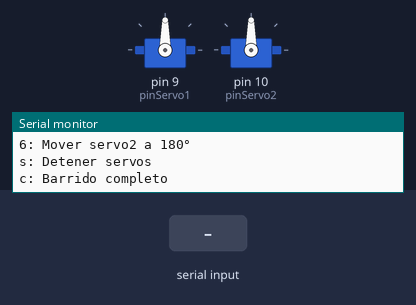
Recording of a sketch running on a simulated Arduino Uno, built with avr-gcc and run on an emulated ATmega328P. On the bench: 2 × servo, the last lines printed to the serial monitor. Inputs (shaded band) come from the test bench.

Above: at 1.3 s.
1.4 s: "c" received over Serial
At 1.8 s:
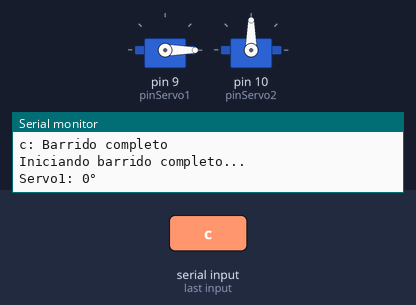
At 2.7 s:
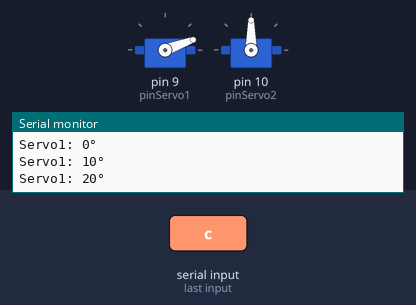
Timing chart, 0 to 21.4 s (numbered marks = the images above; inputs shaded):
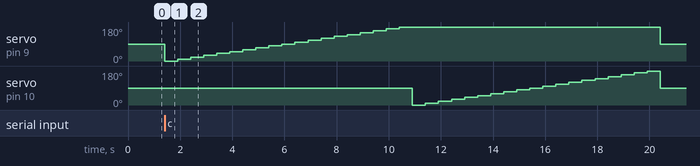

The sketch:

IntentoRancioPython.ino
```cpp
#include <Servo.h>

// Crear objetos para los servos
Servo servo1;
Servo servo2;

// Pines de conexión
const int pinServo1 = 9;
const int pinServo2 = 10;

void setup() {
  Serial.begin(9600);

  // Adjuntar servos a los pines
  servo1.attach(pinServo1);
  servo2.attach(pinServo2);

  Serial.println("Calibracion de Servomotores");
  Serial.println("Comandos:");
  Serial.println("1: Mover servo1 a 0°");
  Serial.println("2: Mover servo1 a 90°");
  Serial.println("3: Mover servo1 a 180°");
  Serial.println("4: Mover servo2 a 0°");
  Serial.println("5: Mover servo2 a 90°");
  Serial.println("6: Mover servo2 a 180°");
  Serial.println("s: Detener servos");
  Serial.println("c: Barrido completo");
}

void loop() {
  if (Serial.available()) {
    char comando = Serial.read();

    switch(comando) {
      case '1':
        servo1.write(0);
        Serial.println("Servo1 en 0°");
        break;

      case '2':
        servo1.write(90);
        Serial.println("Servo1 en 90°");
        break;

      case '3':
        servo1.write(180);
        Serial.println("Servo1 en 180°");
        break;

      case '4':
        servo2.write(0);
        Serial.println("Servo2 en 0°");
        break;

      case '5':
        servo2.write(90);
        Serial.println("Servo2 en 90°");
        break;

      case '6':
        servo2.write(180);
        Serial.println("Servo2 en 180°");
        break;

      case 's':
        // Los servos mantienen su posición actual
        Serial.println("Servos detenidos");
        break;

      case 'c':
        barridoCompleto();
        break;
    }
  }
}

void barridoCompleto() {
  Serial.println("Iniciando barrido completo...");

  // Barrido del servo1
  for (int pos = 0; pos <= 180; pos += 10) {
    servo1.write(pos);
    Serial.print("Servo1: ");
    Serial.print(pos);
    Serial.println("°");
    delay(500);
  }

  // Barrido del servo2
  for (int pos = 0; pos <= 180; pos += 10) {
    servo2.write(pos);
    Serial.print("Servo2: ");
    Serial.print(pos);
    Serial.println("°");
    delay(500);
  }

  // Volver a posición central
  servo1.write(90);
  servo2.write(90);
  Serial.println("Barrido completado - Posicion central");
}
```

Measured:
- after the input at 1.4 s, servo on pin 9 (pinServo1): 90° → 0° at once, → 10° 0.50 s later, → 20° 0.50 s later, → 30° 0.50 s later, … (20 changes in this stretch); servo on pin 10 (pinServo2): 90° → 0° after 9.5 s, → 10° 0.50 s later, → 20° 0.50 s later, → 30° 0.50 s later, … (20 changes in this stretch)
